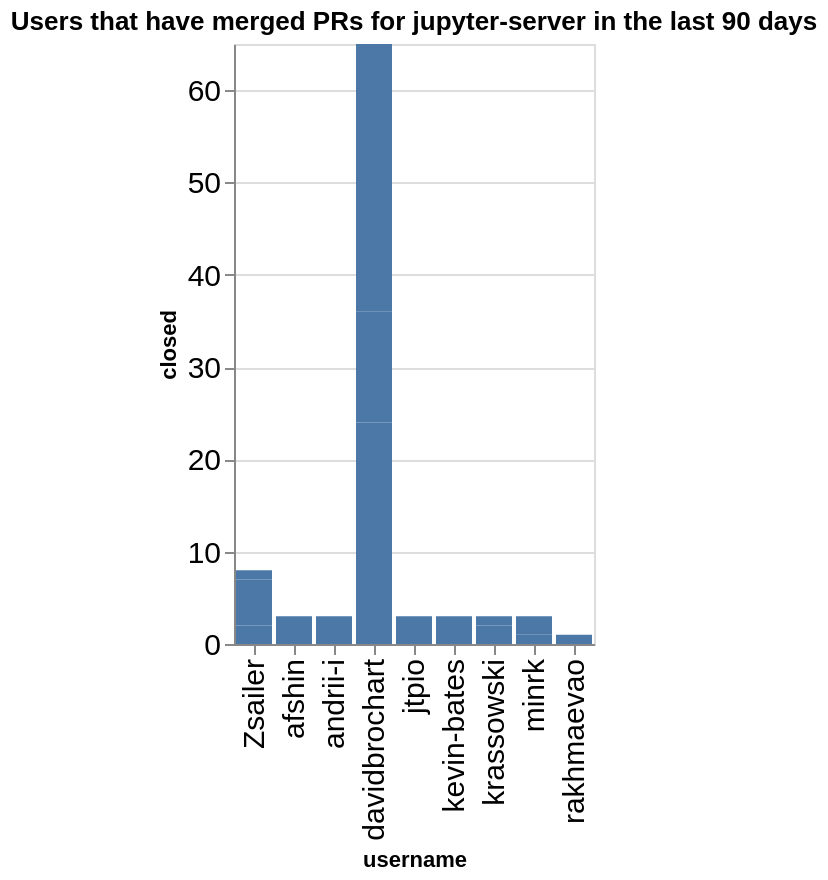

Notebook source saved alongside this figure:
### Code cell
charts = []
title = f"Users that have merged PRs for {github_org} in the last {n_days} days"
ch = alt.Chart(data=closed_by_repo.replace(np.nan, 0), title=title).mark_bar().encode(
    x='username',
    y='closed',
)
ch

### Figure 1 — Vega-Lite specification as saved in the notebook (floating-point values rounded to 4 significant figures)
{"config": {"axisLeft": {"labelFontSize": 15}, "axisBottom": {"labelFontSize": 15}}, "data": {"name": "data-45e5196320eaa181107089acf2cefede"}, "mark": {"type": "bar"}, "encoding": {"x": {"field": "username", "type": "nominal"}, "y": {"field": "closed", "type": "quantitative"}}, "title": "Users that have merged PRs for jupyter-server in the last 90 days", "$schema": "https://vega.github.io/schema/vega-lite/v5.20.1.json", "datasets": {"data-45e5196320eaa181107089acf2cefede": [{"name": "fps", "username": "Zsailer", "closed": 2}, {"name": "fps", "username": "davidbrochart", "closed": 24}, {"name": "gateway_provisioners", "username": "kevin-bates", "closed": 3}, {"name": "jupyter-scheduler", "username": "andrii-i", "closed": 3}, {"name": "jupyter_releaser", "username": "jtpio", "closed": 3}, {"name": "jupyter_releaser", "username": "krassowski", "closed": 2}, {"name": "jupyter_server", "username": "Zsailer", "closed": 5}, {"name": "jupyter_server", "username": "afshin", "closed": 3}, {"name": "jupyter_server", "username": "minrk", "closed": 1}, {"name": "jupyter_server_terminals", "username": "Zsailer", "closed": 1}, {"name": "jupyter_ydoc", "username": "davidbrochart", "closed": 12}, {"name": "jupyter_ydoc", "username": "krassowski", "closed": 1}, {"name": "jupyverse", "username": "davidbrochart", "closed": 29}, {"name": "jupyverse", "username": "rakhmaevao", "closed": 1}, {"name": "pytest-jupyter", "username": "minrk", "closed": 2}]}}
